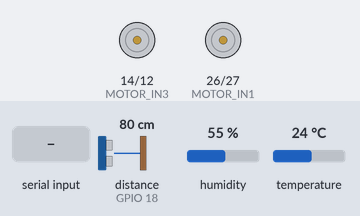
Recording of a sketch running on a simulated ESP32. Shown: motor-driver pin pairs drawn as motors (green arrow = first pin HIGH = forward, orange = second pin HIGH = backward, longer = more drive). Wiring (inferred from the names in the program): ultrasonic range finder: trigger GPIO 5; echo GPIO 18. The test bench sets the inputs (shaded band); at power-on: distance to the obstacle (sensor on GPIO 18) 80 cm, humidity 55 %, temperature 24 °C. The echo pulse lasts 58.3 µs per cm; nothing arrives over Bluetooth unless stated; what the sketch prints to the serial monitor is not drawn.

Above: at 1.2 s.
1.3 s: "FORWARD" received over the second serial link
At 2.2 s:
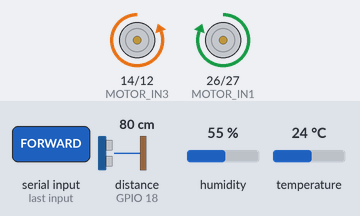
2.8 s: "LEFT" received over the second serial link
At 3.4 s:
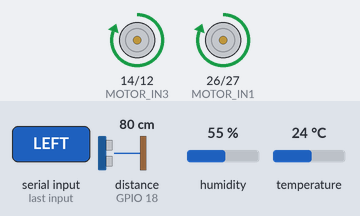
4.3 s: "B" received over the second serial link
At 5.5 s:
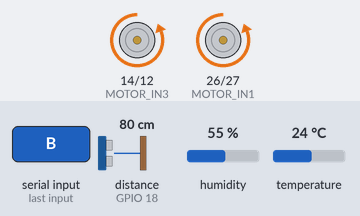
5.8 s: distance to the obstacle (sensor on GPIO 18) set to 57 cm
7.3 s: distance to the obstacle (sensor on GPIO 18) set to 52 cm
Timing chart, 0 to 10.3 s (numbered marks = the images above; inputs shaded):
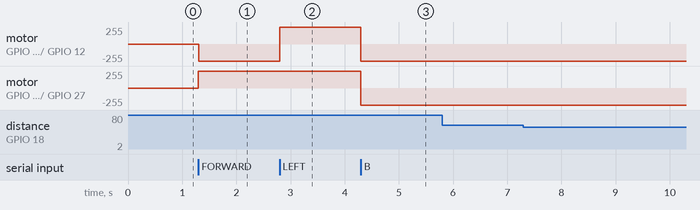

Measured:
- after the input at 1.3 s, motor on GPIO 14 (MOTOR_IN3) / GPIO 12 (MOTOR_IN4): stopped → backward 255/255 at once; motor on GPIO 26 (MOTOR_IN1) / GPIO 27 (MOTOR_IN2): stopped → forward 255/255 at once
- after the input at 2.8 s, motor on GPIO 14 (MOTOR_IN3) / GPIO 12 (MOTOR_IN4): backward 255/255 → forward 255/255 at once
- after the input at 4.3 s, motor on GPIO 14 (MOTOR_IN3) / GPIO 12 (MOTOR_IN4), motor on GPIO 26 (MOTOR_IN1) / GPIO 27 (MOTOR_IN2): forward 255/255 → backward 255/255 at once
- after the input at 5.8 s, every drawn part: stays the same
- after the input at 7.3 s, every drawn part: stays the same

The sketch:

ESP32_Rover_Bluetooth.ino
```cpp
/*
 * =========================================================================
 * GeoAnalog AI - Firmware ESP32 para WALL-E / Telemetría y Manejo Bluetooth
 * =========================================================================
 *
 * Hardware instalado en WALL-E:
 * 1. Sensor DHT11: Temperatura (°C) y Humedad Relativa (%)
 *    - VCC  -> ESP32 3.3V (o 5V según placa)
 *    - DATA -> ESP32 GPIO 4
 *    - GND  -> ESP32 GND
 *
 * 2. Sensor Ultrasónico HC-SR04: Proximidad frontal y detección de obstáculos
 *    - VCC  -> ESP32 5V (VIN)
 *    - TRIG -> ESP32 GPIO 5 (Salida de pulso)
 *    - ECHO -> ESP32 GPIO 18 (Retorno eco)
 *    - GND  -> ESP32 GND
 *
 * 3. Controlador de Motores (Puente H L298N / TB6612FNG):
 *    - IN1  -> ESP32 GPIO 26 (Motor Izq Adelante)
 *    - IN2  -> ESP32 GPIO 27 (Motor Izq Atrás)
 *    - IN3  -> ESP32 GPIO 14 (Motor Der Adelante)
 *    - IN4  -> ESP32 GPIO 12 (Motor Der Atrás)
 *    - GND  -> ESP32 GND Común
 *
 * Protocolo de Comunicación Bidireccional (Bluetooth SPP):
 * - Nombre de dispositivo Bluetooth: "Wall-E-ESP32"
 * - Envío (ESP32 -> Web): Telemetría JSON 10Hz
 * - Recepción (Web -> ESP32): Comandos 'F' (Adelante), 'B' (Atrás),
 *                            'L' (Giro Izq), 'R' (Giro Der), 'S' (Freno)
 * =========================================================================
 */

#include "BluetoothSerial.h"
#include <DHT.h>

// --- PINES DE SENSORES ---
#define DHTPIN 4           // Pin de datos del DHT11
#define DHTTYPE DHT11      // Tipo de sensor DHT
#define TRIG_PIN 5         // Trigger HC-SR04
#define ECHO_PIN 18        // Echo HC-SR04

// --- PINES DE MOTORES ---
#define MOTOR_IN1 26       // Izquierda adelante
#define MOTOR_IN2 27       // Izquierda atrás
#define MOTOR_IN3 14       // Derecha adelante
#define MOTOR_IN4 12       // Derecha atrás

BluetoothSerial SerialBT;
DHT dht(DHTPIN, DHTTYPE);

// Variables de estado
float currentTemp = 24.0;
float currentHumidity = 45.0;
float currentDistanceCm = 150.0;
String currentCommand = "STOP";
unsigned long lastSensorRead = 0;
unsigned long lastDhtRead = 0;
unsigned long startTime = 0;

// Medición ultrasónica de distancia (cm)
float readUltrasonicDistance() {
  digitalWrite(TRIG_PIN, LOW);
  delayMicroseconds(4);
  digitalWrite(TRIG_PIN, HIGH);
  delayMicroseconds(10);
  digitalWrite(TRIG_PIN, LOW);

  long duration = pulseIn(ECHO_PIN, HIGH, 30000);
  if (duration == 0) return 400.0;

  float distance = (duration * 0.0343) / 2.0;
  if (distance < 2.0) distance = 2.0;
  if (distance > 400.0) distance = 400.0;
  return distance;
}

// Control del Puente H de Motores
void stopMotors() {
  digitalWrite(MOTOR_IN1, LOW);
  digitalWrite(MOTOR_IN2, LOW);
  digitalWrite(MOTOR_IN3, LOW);
  digitalWrite(MOTOR_IN4, LOW);
  currentCommand = "STOP";
}

void moveForward() {
  // Seguridad autónoma: si hay obstáculo a menos de 25 cm, bloquear avance
  if (currentDistanceCm < 25.0) {
    stopMotors();
    currentCommand = "OBSTACLE_BRAKE";
    return;
  }
  digitalWrite(MOTOR_IN1, HIGH);
  digitalWrite(MOTOR_IN2, LOW);
  digitalWrite(MOTOR_IN3, HIGH);
  digitalWrite(MOTOR_IN4, LOW);
  currentCommand = "FORWARD";
}

void moveBackward() {
  digitalWrite(MOTOR_IN1, LOW);
  digitalWrite(MOTOR_IN2, HIGH);
  digitalWrite(MOTOR_IN3, LOW);
  digitalWrite(MOTOR_IN4, HIGH);
  currentCommand = "BACKWARD";
}

void turnLeft() {
  digitalWrite(MOTOR_IN1, LOW);
  digitalWrite(MOTOR_IN2, HIGH);
  digitalWrite(MOTOR_IN3, HIGH);
  digitalWrite(MOTOR_IN4, LOW);
  currentCommand = "LEFT";
}

void turnRight() {
  digitalWrite(MOTOR_IN1, HIGH);
  digitalWrite(MOTOR_IN2, LOW);
  digitalWrite(MOTOR_IN3, LOW);
  digitalWrite(MOTOR_IN4, HIGH);
  currentCommand = "RIGHT";
}

void setup() {
  Serial.begin(115200);

  // Pines de ultrasonido
  pinMode(TRIG_PIN, OUTPUT);
  pinMode(ECHO_PIN, INPUT);
  digitalWrite(TRIG_PIN, LOW);

  // Pines de motores
  pinMode(MOTOR_IN1, OUTPUT);
  pinMode(MOTOR_IN2, OUTPUT);
  pinMode(MOTOR_IN3, OUTPUT);
  pinMode(MOTOR_IN4, OUTPUT);
  stopMotors();

  // Sensor DHT11
  dht.begin();

  // Bluetooth SPP
  SerialBT.begin("Wall-E-ESP32");
  startTime = millis();

  Serial.println("\n=======================================================");
  Serial.println("  GeoAnalog AI - WALL-E Control Bidireccional Activo");
  Serial.println("  Dispositivo BT: 'Wall-E-ESP32'");
  Serial.println("  Sensores: DHT11 (GPIO 4) + HC-SR04 (TRIG 5, ECHO 18)");
  Serial.println("  Motores: IN1(26), IN2(27), IN3(14), IN4(12)");
  Serial.println("=======================================================\n");
}

void loop() {
  unsigned long now = millis();

  // 1. Recepción de comandos de teleoperación por Bluetooth
  if (SerialBT.available()) {
    char cmd = SerialBT.read();
    if (cmd == 'F' || cmd == 'f') {
      moveForward();
    } else if (cmd == 'B' || cmd == 'b') {
      moveBackward();
    } else if (cmd == 'L' || cmd == 'l') {
      turnLeft();
    } else if (cmd == 'R' || cmd == 'r') {
      turnRight();
    } else if (cmd == 'S' || cmd == 's') {
      stopMotors();
    }
  }

  // 2. Lectura periódica de DHT11 cada 1.5 s
  if (now - lastDhtRead >= 1500) {
    lastDhtRead = now;
    float t = dht.readTemperature();
    float h = dht.readHumidity();
    if (!isnan(t)) currentTemp = t;
    if (!isnan(h)) currentHumidity = h;
  }

  // 3. Lectura de Sonar y Transmisión de telemetría a 10 Hz (cada 100 ms)
  if (now - lastSensorRead >= 100) {
    lastSensorRead = now;
    currentDistanceCm = readUltrasonicDistance();

    // Freno autónomo si avanza hacia un obstáculo
    if (currentDistanceCm < 25.0 && currentCommand == "FORWARD") {
      stopMotors();
      currentCommand = "OBSTACLE_BRAKE";
    }

    String alertStatus = "CLEAR";
    if (currentDistanceCm < 25.0) {
      alertStatus = "CRITICAL_BRAKE";
    } else if (currentDistanceCm < 55.0) {
      alertStatus = "WARNING_PROXIMITY";
    }

    float speedVal = 0.0;
    if (currentCommand == "FORWARD") speedVal = 0.22;
    else if (currentCommand == "BACKWARD") speedVal = -0.15;
    else if (currentCommand == "LEFT" || currentCommand == "RIGHT") speedVal = 0.08;

    unsigned long uptimeSeconds = (now - startTime) / 1000;

    // Trama JSON de telemetría
    String json = "{";
    json += "\"source\":\"HARDWARE_ESP32\",";
    json += "\"device\":\"Wall-E-ESP32\",";
    json += "\"temperature\":" + String(currentTemp, 1) + ",";
    json += "\"humidity\":" + String(currentHumidity, 1) + ",";
    json += "\"distance_cm\":" + String(currentDistanceCm, 1) + ",";
    json += "\"obstacle_alert\":\"" + alertStatus + "\",";
    json += "\"command\":\"" + currentCommand + "\",";
    json += "\"speed\":" + String(speedVal, 2) + ",";
    json += "\"battery\":92.5,";
    json += "\"uptime_s\":" + String(uptimeSeconds);
    json += "}";

    SerialBT.println(json);
    Serial.println(json);
  }
}
```
